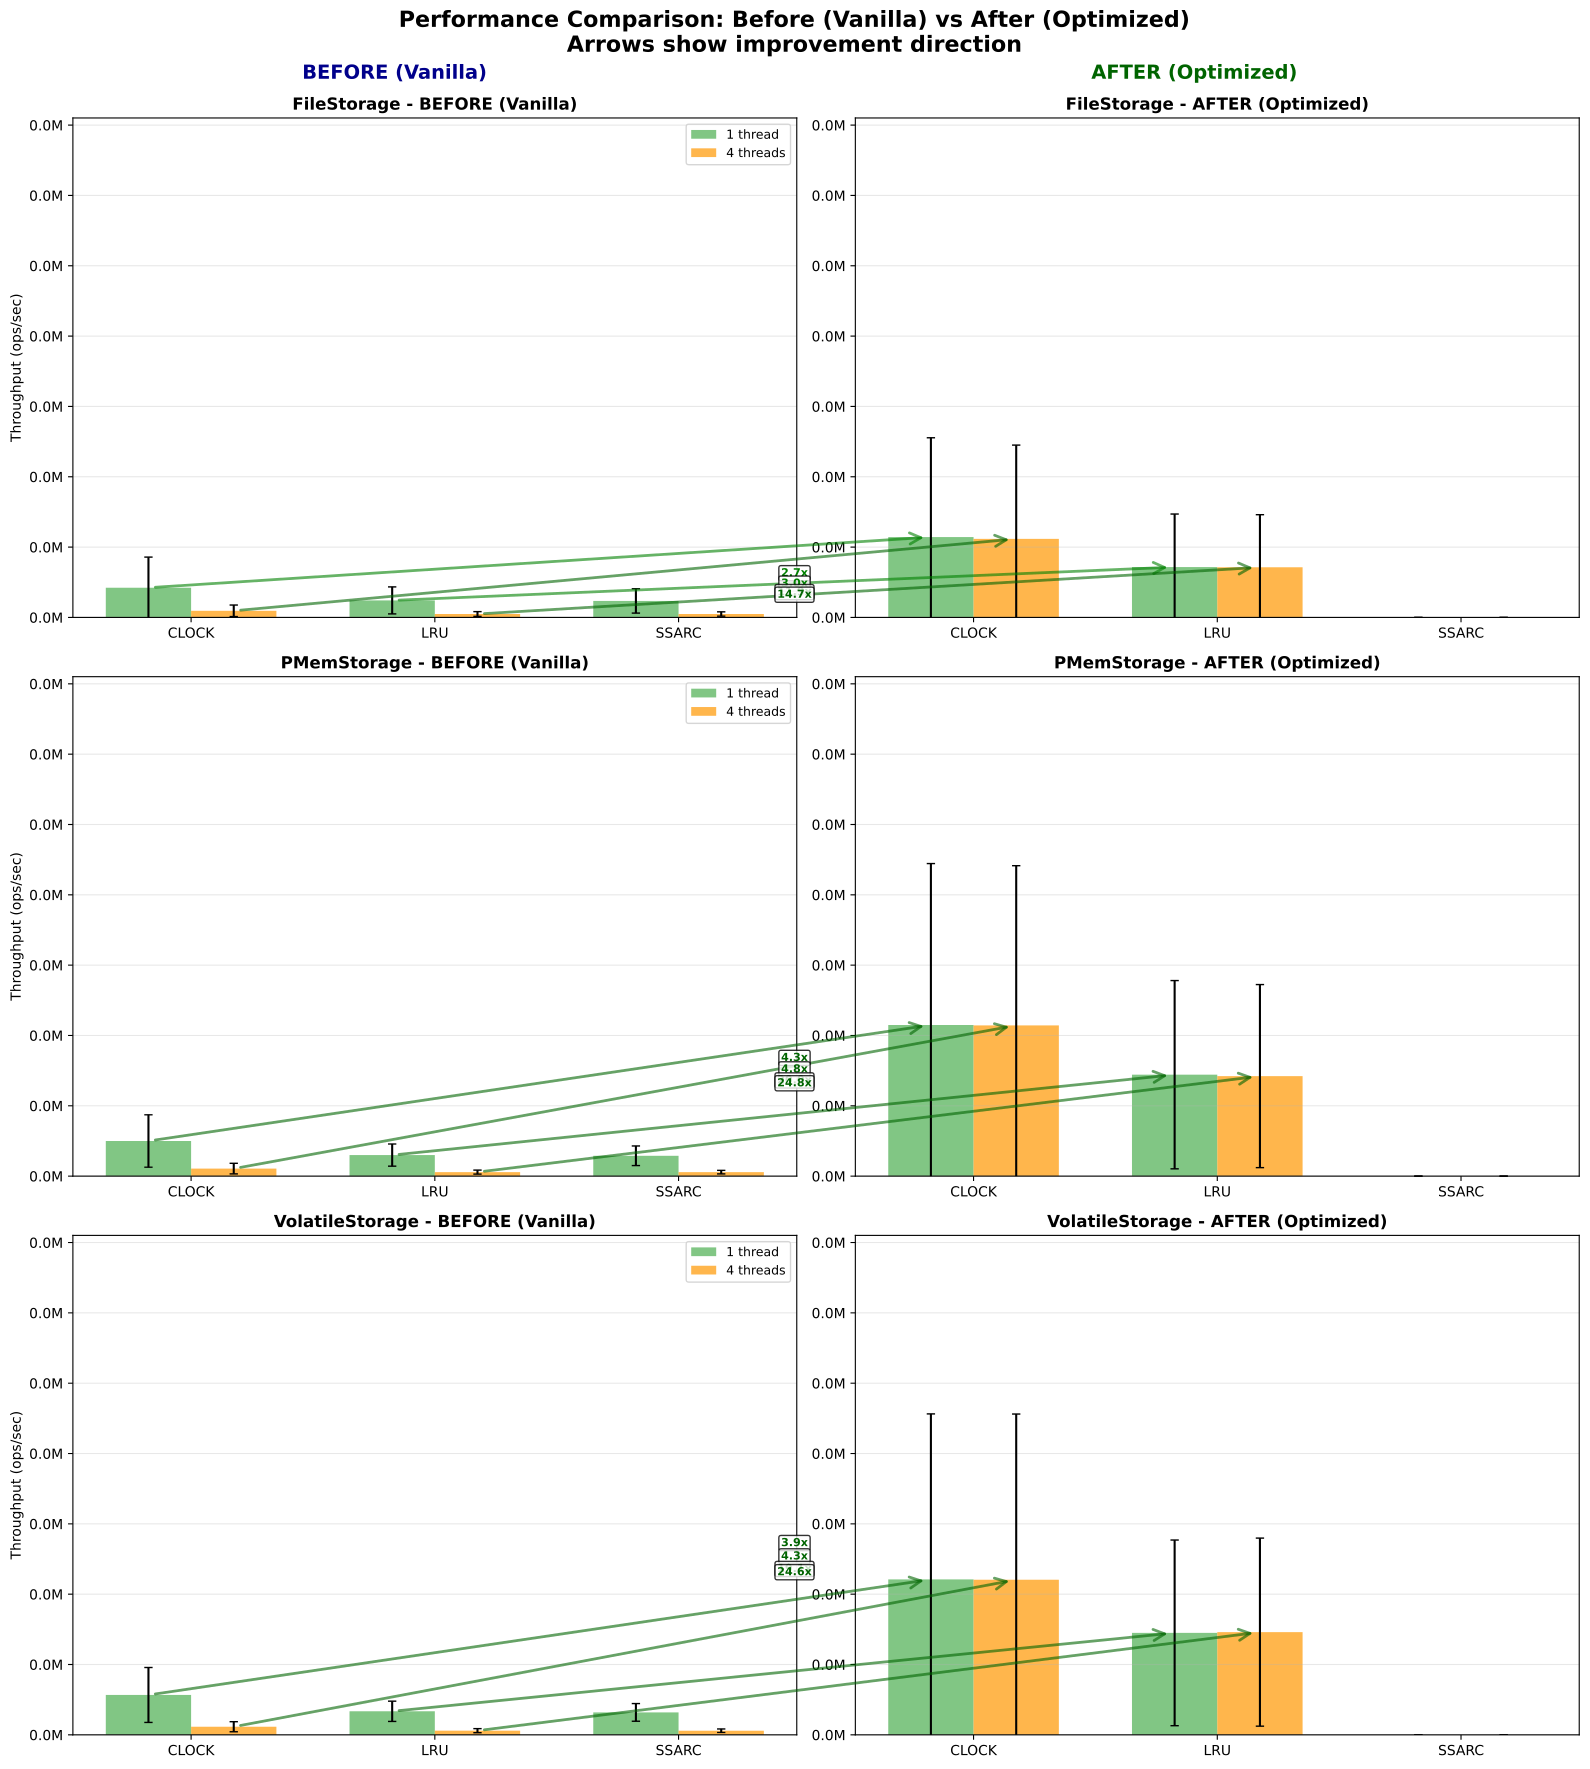

This figure's Python source:
#!/usr/bin/env python3
"""
Option 3: Before/After Comparison
Shows vanilla (before) and optimized (after) side by side with connecting arrows
"""

import pandas as pd
import matplotlib.pyplot as plt
import numpy as np
import os
import sys
import argparse
from matplotlib.patches import FancyArrowPatch
from matplotlib.patches import ConnectionPatch

def load_vanilla_data(csv_path):
    """Load the vanilla benchmark data"""
    if not os.path.exists(csv_path):
        raise FileNotFoundError(f"CSV file not found: {csv_path}")
    
    df = pd.read_csv(csv_path)
    print(f"Loaded {len(df)} records from vanilla CSV")
    
    # Replace SSARC with A2Q in vanilla data for consistency
    df['cache_type'] = df['cache_type'].replace('SSARC', 'A2Q')
    
    return df

def load_optimized_data(csv_path):
    """Load the optimized benchmark data and normalize column names"""
    if not os.path.exists(csv_path):
        raise FileNotFoundError(f"CSV file not found: {csv_path}")
    
    df = pd.read_csv(csv_path)
    print(f"Loaded {len(df)} records from optimized CSV")
    
    # Normalize column names to match vanilla format
    df = df.rename(columns={
        'policy_name': 'cache_type',
        'time_us': 'time_ns'  # Will convert units later
    })
    
    # Convert time from microseconds to nanoseconds
    df['time_ns'] = df['time_ns'] * 1000
    
    # Map config_name to thread_count
    df['thread_count'] = df['config_name'].map({
        'non_concurrent_default': 1,
        'concurrent_default': 4
    })
    
    # Filter out any unmapped configs
    df = df.dropna(subset=['thread_count'])
    df['thread_count'] = df['thread_count'].astype(int)
    
    return df

def calculate_throughput(df):
    """Calculate throughput in operations per second"""
    df = df.copy()
    # Throughput = record_count / (time_ns / 1e9) = record_count * 1e9 / time_ns
    df['throughput'] = df['record_count'] * 1e9 / df['time_ns']
    return df

def plot_storage_data_before_after(ax_before, ax_after, vanilla_data, optimized_data, storage_type, 
                                  cache_types, thread_counts, max_throughput):
    """Plot data for a specific storage type in before/after format"""
    
    # Filter data for this storage type
    vanilla_storage = vanilla_data[vanilla_data['storage_type'] == storage_type]
    optimized_storage = optimized_data[optimized_data['storage_type'] == storage_type]
    
    # Calculate summary statistics
    vanilla_stats = vanilla_storage.groupby(['cache_type', 'thread_count'])['throughput'].agg(['mean', 'std']).reset_index()
    optimized_stats = optimized_storage.groupby(['cache_type', 'thread_count'])['throughput'].agg(['mean', 'std']).reset_index()
    
    # Colors for thread counts
    thread_colors = {1: '#4CAF50', 4: '#FF9800'}  # Green for 1 thread, Orange for 4 threads
    
    # Set up bar positions
    x_pos = np.arange(len(cache_types))
    bar_width = 0.35
    
    # Store bar positions for arrows
    vanilla_bar_tops = {}
    optimized_bar_tops = {}
    
    # Plot vanilla data (BEFORE)
    for i, thread_count in enumerate(thread_counts):
        thread_data = vanilla_stats[vanilla_stats['thread_count'] == thread_count]
        
        means = []
        stds = []
        positions = []
        
        for j, cache_type in enumerate(cache_types):
            cache_data = thread_data[thread_data['cache_type'] == cache_type]
            if len(cache_data) > 0:
                mean_val = cache_data['mean'].iloc[0]
                std_val = cache_data['std'].iloc[0]
                means.append(mean_val)
                stds.append(std_val)
                
                # Store position for arrows
                pos = x_pos[j] + (i - 0.5) * bar_width
                positions.append(pos)
                vanilla_bar_tops[(cache_type, thread_count)] = (pos, mean_val)
            else:
                means.append(0)
                stds.append(0)
                positions.append(x_pos[j] + (i - 0.5) * bar_width)
        
        bars = ax_before.bar(positions, means, bar_width,
                           yerr=stds, capsize=3,
                           color=thread_colors[thread_count], alpha=0.7,
                           label=f'{thread_count} thread{"s" if thread_count > 1 else ""}')
    
    # Plot optimized data (AFTER)
    for i, thread_count in enumerate(thread_counts):
        thread_data = optimized_stats[optimized_stats['thread_count'] == thread_count]
        
        means = []
        stds = []
        positions = []
        
        for j, cache_type in enumerate(cache_types):
            cache_data = thread_data[thread_data['cache_type'] == cache_type]
            if len(cache_data) > 0:
                mean_val = cache_data['mean'].iloc[0]
                std_val = cache_data['std'].iloc[0]
                means.append(mean_val)
                stds.append(std_val)
                
                # Store position for arrows
                pos = x_pos[j] + (i - 0.5) * bar_width
                positions.append(pos)
                optimized_bar_tops[(cache_type, thread_count)] = (pos, mean_val)
            else:
                means.append(0)
                stds.append(0)
                positions.append(x_pos[j] + (i - 0.5) * bar_width)
        
        bars = ax_after.bar(positions, means, bar_width,
                          yerr=stds, capsize=3,
                          color=thread_colors[thread_count], alpha=0.7,
                          label=f'{thread_count} thread{"s" if thread_count > 1 else ""}')
    
    # Customize axes
    for ax, title_suffix in [(ax_before, 'BEFORE (Vanilla)'), (ax_after, 'AFTER (Optimized)')]:
        ax.set_title(f'{storage_type} - {title_suffix}', fontsize=12, fontweight='bold')
        ax.set_xticks(x_pos)
        ax.set_xticklabels(cache_types)
        ax.set_ylim(0, max_throughput * 1.1)
        ax.grid(True, alpha=0.3, axis='y')
        ax.yaxis.set_major_formatter(plt.FuncFormatter(lambda x, p: f'{x/1e6:.1f}M'))
    
    ax_before.set_ylabel('Throughput (ops/sec)', fontsize=10)
    ax_before.legend(fontsize=9)
    
    return vanilla_bar_tops, optimized_bar_tops

def create_before_after_plot(vanilla_df, optimized_df, output_path):
    """Create before/after comparison plot"""
    
    # Calculate throughput
    vanilla_df = calculate_throughput(vanilla_df)
    optimized_df = calculate_throughput(optimized_df)
    
    # Get unique values
    storage_types = sorted(vanilla_df['storage_type'].unique())
    cache_types = sorted(vanilla_df['cache_type'].unique())
    thread_counts = sorted(vanilla_df['thread_count'].unique())
    
    # Calculate global max for consistent scaling
    max_vanilla = vanilla_df['throughput'].max()
    max_optimized = optimized_df['throughput'].max()
    max_throughput = max(max_vanilla, max_optimized)
    
    # Create figure with 2 columns (before/after) and 3 rows (storage types)
    fig, axes = plt.subplots(3, 2, figsize=(16, 18))
    fig.suptitle('Performance Comparison: Before (Vanilla) vs After (Optimized)\n' + 
                 'Arrows show improvement direction', fontsize=16, fontweight='bold')
    
    # Store all bar positions for drawing arrows
    all_vanilla_positions = {}
    all_optimized_positions = {}
    
    for i, storage_type in enumerate(storage_types):
        ax_before = axes[i, 0]
        ax_after = axes[i, 1]
        
        vanilla_positions, optimized_positions = plot_storage_data_before_after(
            ax_before, ax_after, vanilla_df, optimized_df, storage_type,
            cache_types, thread_counts, max_throughput
        )
        
        all_vanilla_positions[storage_type] = vanilla_positions
        all_optimized_positions[storage_type] = optimized_positions
    
    # Add connecting arrows between before and after
    for i, storage_type in enumerate(storage_types):
        ax_before = axes[i, 0]
        ax_after = axes[i, 1]
        
        vanilla_positions = all_vanilla_positions[storage_type]
        optimized_positions = all_optimized_positions[storage_type]
        
        # Draw arrows for each configuration
        for (cache_type, thread_count) in vanilla_positions:
            if (cache_type, thread_count) in optimized_positions:
                # Get positions
                vanilla_pos, vanilla_height = vanilla_positions[(cache_type, thread_count)]
                optimized_pos, optimized_height = optimized_positions[(cache_type, thread_count)]
                
                # Calculate speedup
                speedup = optimized_height / vanilla_height if vanilla_height > 0 else 0
                
                # Choose arrow color based on improvement
                if speedup >= 3:
                    arrow_color = 'darkgreen'
                elif speedup >= 2:
                    arrow_color = 'green'
                elif speedup >= 1.5:
                    arrow_color = 'orange'
                else:
                    arrow_color = 'red'
                
                # Create connection patch (arrow)
                arrow = ConnectionPatch(
                    (vanilla_pos, vanilla_height), (optimized_pos, optimized_height),
                    "data", "data",
                    axesA=ax_before, axesB=ax_after,
                    arrowstyle="->", shrinkB=5, shrinkA=5,
                    mutation_scale=20, fc=arrow_color, ec=arrow_color,
                    alpha=0.6, linewidth=2
                )
                fig.add_artist(arrow)
                
                # Add speedup label on arrow
                mid_x = 0.5  # Middle between the two subplots
                mid_y = (vanilla_height + optimized_height) / 2 / max_throughput
                
                # Convert to figure coordinates
                fig_coords = fig.transFigure.inverted().transform(
                    ax_before.transData.transform((vanilla_pos, vanilla_height))
                )
                
                if speedup > 0:
                    fig.text(0.5, fig_coords[1], f'{speedup:.1f}x',
                           ha='center', va='center',
                           fontsize=8, fontweight='bold',
                           color=arrow_color,
                           bbox=dict(boxstyle='round,pad=0.2', facecolor='white', alpha=0.8))
    
    # Add column labels
    fig.text(0.25, 0.95, 'BEFORE (Vanilla)', ha='center', va='top', 
             fontsize=14, fontweight='bold', color='darkblue')
    fig.text(0.75, 0.95, 'AFTER (Optimized)', ha='center', va='top', 
             fontsize=14, fontweight='bold', color='darkgreen')
    
    plt.tight_layout()
    plt.subplots_adjust(top=0.92)
    plt.savefig(output_path, dpi=300, bbox_inches='tight')
    print(f"Option 3 plot saved to: {output_path}")
    
    # Print improvement summary
    print("\nImprovement Summary:")
    for storage_type in storage_types:
        print(f"\n{storage_type}:")
        vanilla_storage = vanilla_df[vanilla_df['storage_type'] == storage_type]
        optimized_storage = optimized_df[optimized_df['storage_type'] == storage_type]
        
        vanilla_mean = vanilla_storage.groupby(['cache_type', 'thread_count'])['throughput'].mean()
        optimized_mean = optimized_storage.groupby(['cache_type', 'thread_count'])['throughput'].mean()
        
        for (cache_type, thread_count), vanilla_val in vanilla_mean.items():
            if (cache_type, thread_count) in optimized_mean.index:
                optimized_val = optimized_mean[(cache_type, thread_count)]
                speedup = optimized_val / vanilla_val
                print(f"  {cache_type} ({thread_count}T): {vanilla_val/1e6:.1f}M → {optimized_val/1e6:.1f}M ops/sec ({speedup:.1f}x)")
    
    return fig

def main():
    parser = argparse.ArgumentParser(description='Generate Option 3: Before/After comparison plot')
    parser.add_argument('--vanilla-csv', required=True, help='Path to vanilla benchmark CSV file')
    parser.add_argument('--optimized-csv', required=True, help='Path to optimized benchmark CSV file')
    parser.add_argument('--output', default='option3_before_after.pdf', help='Output file path')
    
    args = parser.parse_args()
    
    try:
        # Load data
        vanilla_df = load_vanilla_data(args.vanilla_csv)
        optimized_df = load_optimized_data(args.optimized_csv)
        
        # Create plot
        fig = create_before_after_plot(vanilla_df, optimized_df, args.output)
        
        print("Option 3 plot generation completed successfully!")
        
    except Exception as e:
        print(f"Error: {e}")
        sys.exit(1)

if __name__ == "__main__":
    main()
